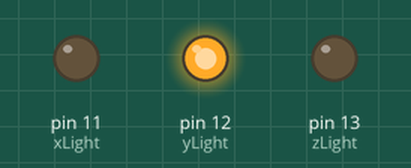
Simulated run of this sketch. Board: Arduino Uno, built with avr-gcc and run on an emulated ATmega328P. On the bench: output pins drawn as LEDs (lit = HIGH).

Above: at 0.45 s.
At 1.2 s:
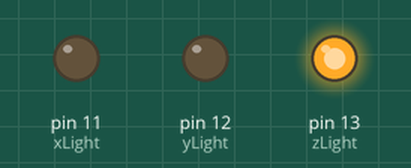
At 2.15 s:
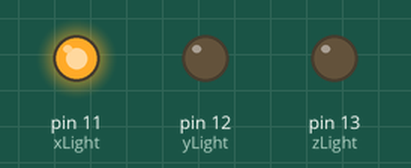
At 3.9 s:
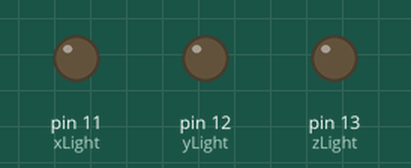
Timing chart, 0 to 4.8 s (numbered marks = the images above):
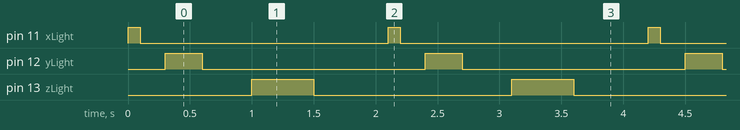

Measured:
- by itself, pin 11 (xLight): alternates HIGH for 0.10 s and LOW for 2.0 s
- by itself, pin 12 (yLight): alternates HIGH for 0.30 s and LOW for 1.8 s
- by itself, pin 13 (zLight): alternates HIGH for 0.50 s and LOW for 1.6 s

The sketch:

Activity_Blink-1.ino
```cpp
int xLight = 11; // integer for x light
int yLight = 12; // integer for y light
int zLight = 13; // integer for z light

void setup()
{

    pinMode(yLight, OUTPUT); // y light pin D11
    pinMode(xLight, OUTPUT); // x light pin D12
    pinMode(zLight, OUTPUT); // z light pin D13
}

  //Below in the void loop is the code for the lights.

void loop()
{


            digitalWrite(xLight, HIGH); // LED on pin 11 set to high
             delay(100); // Wait 100 milliseconds
                digitalWrite(xLight, LOW); // LED on pin 11 set to Low
                  delay(200); // wait 200 milliseconds

               digitalWrite(yLight,HIGH); // LED on pin 12 set to High
                   delay(300); // wait 300 milliseconds
                     digitalWrite(yLight,LOW); // LED on pin 12 set to LOW
                       delay(400); // wait 400 milliseconds

                       digitalWrite(zLight, HIGH); // LED on pin 13 set to High
                           delay(500); // wait 500 milliseconds
                              digitalWrite(zLight, LOW); // LED on pin 13 set to Low
                                  delay(600); // wait 600 milliseconds


}
```
